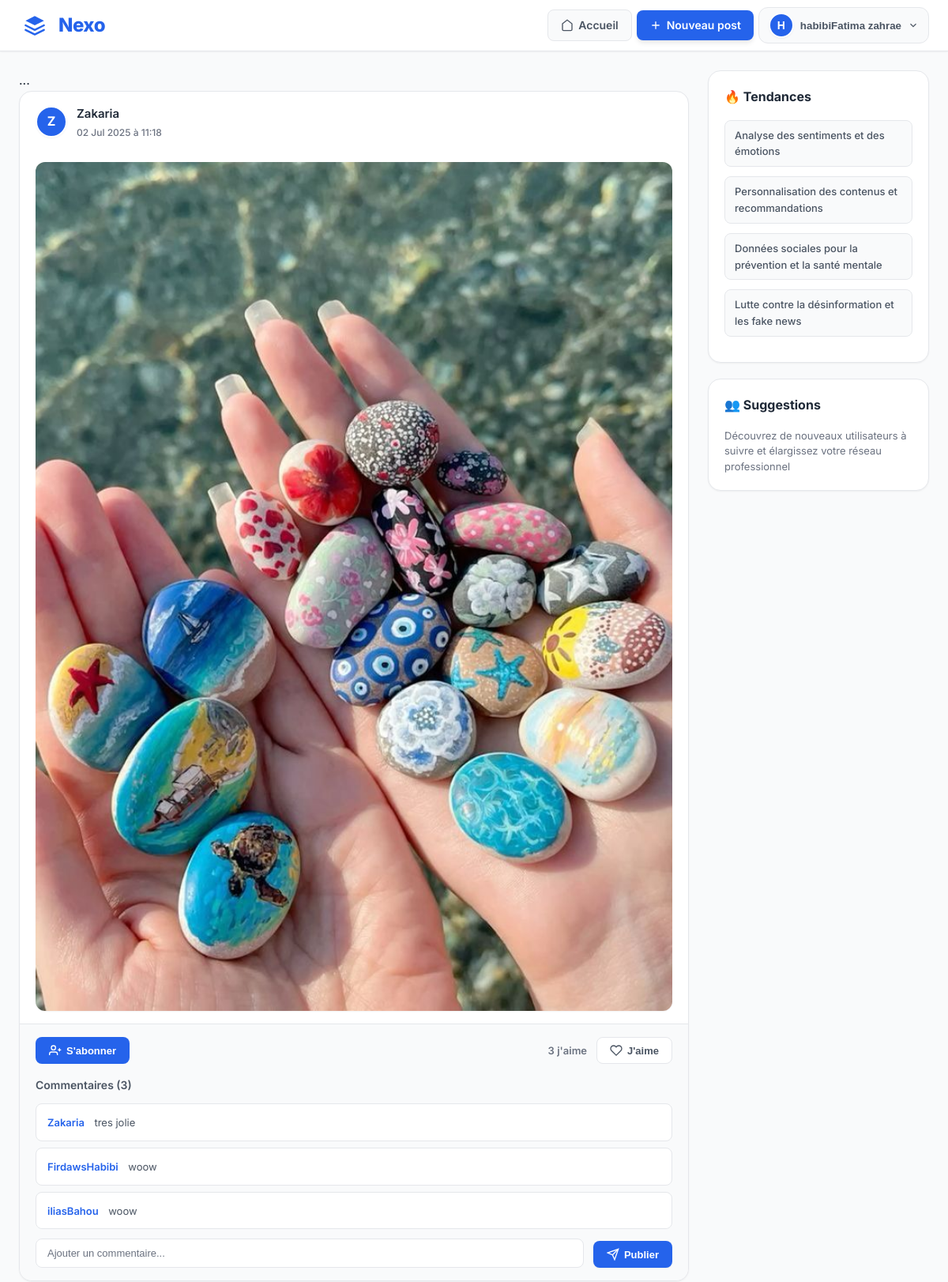
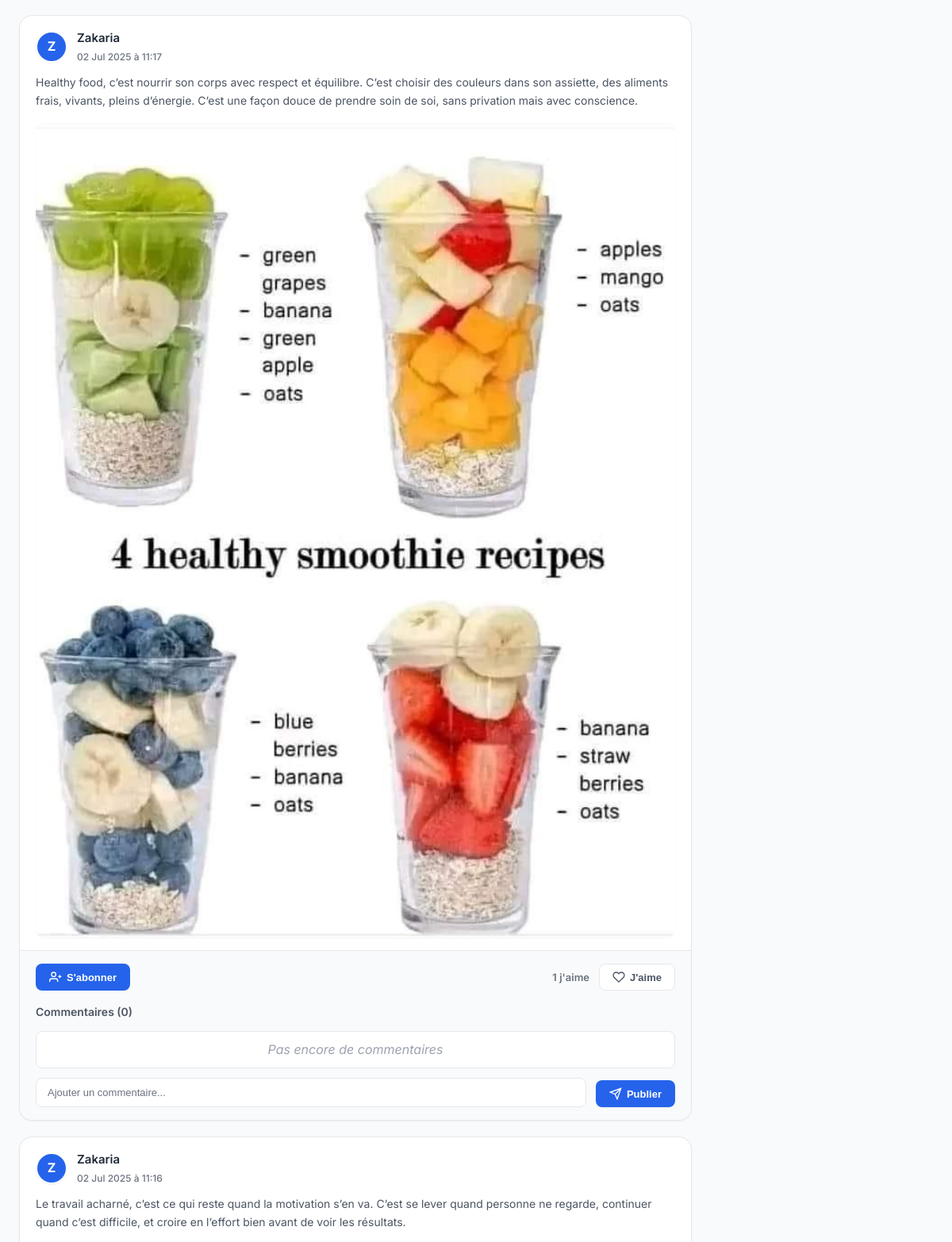
/ (signed in, upper part), run on the app's committed database (2 pictures, top to bottom).
### posts/models.py (models this page shows, shortened)
class Post(models.Model):
    author = models.ForeignKey(User, on_delete=models.CASCADE, related_name='posts')
    content = models.TextField()
    image = models.ImageField(upload_to='post_images/', blank=True, null=True)
    created_at = models.DateTimeField(auto_now_add=True)
    likes = models.ManyToManyField(User, related_name='liked_posts', blank=True)  # <-- ajouté ici

class Comment(models.Model):
    post = models.ForeignKey(Post, on_delete=models.CASCADE, related_name='comments')
    author = models.ForeignKey(User, on_delete=models.CASCADE)
    content = models.TextField()
    created_at = models.DateTimeField(auto_now_add=True)

### posts/views.py (the view)
# urls.py: 2. Add a URL to urlpatterns:  path('', views.home, name='home')
@login_required
def home(request):
    posts = Post.objects.all().order_by('-created_at')
    try:
        profile = UserProfile.objects.get(user=request.user)
    except UserProfile.DoesNotExist:
        profile = None
    context = {
        'posts': posts,
        'profile': profile,
    }
    return render(request, 'posts/home.html', context)

### users/templatetags/follow_tags.py (called while the page is built)
@register.filter
def is_following(user, target_user):
    return Follow.objects.filter(follower=user, following=target_user).exists()

### templates/posts/home.html (shortened to what this page needs)
<!DOCTYPE html>
<html lang="fr">
<head>
</head>
<body>
    {% load follow_tags %}
    <nav class="main-navbar">
        <div class="navbar-container">
            <a href="{% url 'home' %}" class="navbar-brand">
                <div class="logo-container">
                </div>
                <span class="brand-text">Nexo</span>
            </a>
            <div class="navbar-nav">
                <a href="{% url 'home' %}" class="nav-link">
                    <svg width="16" height="16" viewBox="0 0 24 24" fill="none" stroke="currentColor" stroke-width="2">
                        <path d="M3 9l9-7 9 7v11a2 2 0 0 1-2 2H5a2 2 0 0 1-2-2z"/>
                    </svg>
                    Accueil
                </a>
                <a href="{% url 'create_post' %}" class="nav-link primary">
                    <svg width="16" height="16" viewBox="0 0 24 24" fill="none" stroke="currentColor" stroke-width="2">
                        <path d="M12 5v14m-7-7h14"/>
                    </svg>
                    Nouveau post
                </a>
                <div class="profile-dropdown">
                    <button class="profile-trigger" onclick="toggleDropdown()">
                        <div class="profile-avatar">
                            {% if user.profile.profile_picture %}
                                <img src="{{ user.profile.profile_picture.url }}" alt="Avatar de {{ user.username }}">
                            {% else %}
                                {{ user.username|first|upper }}
                            {% endif %}
                        </div>
                        <span>{{ user.username|default:"Utilisateur" }}</span>
                        <svg width="14" height="14" viewBox="0 0 24 24" fill="none" stroke="currentColor" stroke-width="2">
                            <polyline points="6,9 12,15 18,9"></polyline>
                        </svg>
                    </button>
                </div>
            </div>
        </div>
    </nav>
    <div class="main-container">
        <main class="posts-feed">
           {% if profile %}
<div class="profile-section fade-in">
    <div class="welcome-message">
        <h3>Bienvenue, {{ user.username }} !</h3>
        <p>Découvrez les dernières tendances</p>
    </div>
    <div class="profile-header">
        <div class="profile-avatar-large">
            {% if profile.profile_picture %}
                <img src="{{ profile.profile_picture.url }}" alt="Avatar de {{ profile.user.username }}">
            {% else %}
                {{ user.username|first|upper }}
            {% endif %}
        </div>
        <div class="profile-info">
            <h2>
                {% if profile.user.get_full_name %}
                    {{ profile.user.get_full_name }}
                {% else %}
                    {{ user.username|default:"Utilisateur" }}
                {% endif %}
            </h2>
            <div class="profile-username">@{{ user.username }}</div>
            {% if profile.bio %}
                <div class="profile-bio">{{ profile.bio }}</div>
            {% endif %}
            <div class="profile-details">
                {% if profile.location %}
                    <div class="profile-detail-item">
                        <span>{{ profile.location }}</span>
                    </div>
                {% endif %}
                {% if profile.website %}
                    <div class="profile-detail-item">
                        <a href="{{ profile.website }}" target="_blank">{{ profile.website }}</a>
                    </div>
                {% endif %}
                {% if profile.gender %}
                    <div class="profile-detail-item">
                        <span>{{ profile.get_gender_display }}</span>
                    </div>
                {% endif %}
            </div>
            <div class="profile-stats">
                <div>
                    <span>{{ posts|length }}</span>
                    Posts
                </div>
                <div>
                    <span>1.2k</span>
                    Abonnés
                </div>
                <div>
                    <span>847</span>
                    Abonnements
                </div>
            </div>
        </div>
    </div>
</div>
{% else %}
...
{% endif %}
            {% for post in posts %}
            <article class="post-card fade-in">
                <div class="post-header">
                    <div class="post-avatar">
                        {% if post.author.profile.profile_picture %}
                            <img src="{{ post.author.profile.profile_picture.url }}" alt="Avatar de {{ post.author.username }}">
                        {% else %}
                            {{ post.author.username|first|upper }}
                        {% endif %}
                    </div>
                    <div class="post-meta">
                        <div class="post-author">{{ post.author.username }}</div>
                        <div class="post-date">{{ post.created_at|date:"d M Y à H:i" }}</div>
                    </div>
                </div>
                <div class="post-content">
                    {{ post.content }}
                </div>
                {% if post.image %}
                <img src="{{ post.image.url }}" alt="Image du post" class="post-image">
                {% endif %}
                <div class="post-actions">
                    <div class="post-interactions">
                        <div class="follow-section">
                            {% if user != post.author %}
                                {% if user|is_following:post.author %}
                                    <form action="{% url 'unfollow_user' post.author.id %}" method="post">
                                        {% csrf_token %}
                                        <button type="submit" class="btn unfollow-btn">
                                            <svg width="16" height="16" viewBox="0 0 24 24" fill="none" stroke="currentColor" stroke-width="2">
                                                <path d="M16 21v-2a4 4 0 0 0-4-4H5a4 4 0 0 0-4 4v2"></path>
                                                <circle cx="8.5" cy="7" r="4"></circle>
                                                <line x1="18" y1="8" x2="23" y2="13"></line>
                                                <line x1="23" y1="8" x2="18" y2="13"></line>
                                            </svg>
                                            Se désabonner
                                        </button>
                                    </form>
                                {% else %}
                                    <form action="{% url 'follow_user' post.author.id %}" method="post">
                                        <button type="submit" class="btn follow-btn">
                                            <svg width="16" height="16" viewBox="0 0 24 24" fill="none" stroke="currentColor" stroke-width="2">
                                                <path d="M16 21v-2a4 4 0 0 0-4-4H5a4 4 0 0 0-4 4v2"></path>
                                                <circle cx="8.5" cy="7" r="4"></circle>
                                                <line x1="20" y1="8" x2="20" y2="14"></line>
                                                <line x1="23" y1="11" x2="17" y2="11"></line>
                                            </svg>
                                            S'abonner
                                        </button>
                                    </form>
                                {% endif %}
                            {% endif %}
                        </div>
                        <div class="likes-section">
                            <div class="likes-count">{{ post.likes.count }} j'aime</div>
                            <div class="action-buttons">
                                <form action="{% url 'like_post' post.id %}" method="post">
                                    {% if user in post.likes.all %}
                                    <button type="submit" class="btn liked">
                                        <svg width="16" height="16" viewBox="0 0 24 24" fill="currentColor">
                                            <path d="M12 21.35l-1.45-1.32C5.4 15.36 2 12.28 2 8.5 2 5.42 4.42 3 7.5 3c1.74 0 3.41.81 4.5 2.09C13.09 3.81 14.76 3 16.5 3 19.58 3 22 5.42 22 8.5c0 3.78-3.4 6.86-8.55 11.54L12 21.35z"/>
                                        </svg>
                                        Aimé
                                    </button>
                                    {% else %}
                                    <button type="submit" class="btn">
                                        <svg width="16" height="16" viewBox="0 0 24 24" fill="none" stroke="currentColor" stroke-width="2">
                                            <path d="M20.84 4.61a5.5 5.5 0 0 0-7.78 0L12 5.67l-1.06-1.06a5.5 5.5 0 0 0-7.78 7.78l1.06 1.06L12 21.23l7.78-7.78 1.06-1.06a5.5 5.5 0 0 0 0-7.78z"/>
                                        </svg>
                                        J'aime
                                    </button>
                                    {% endif %}
                                </form>
                            </div>
                        </div>
                    </div>
                    <div class="comments-section">
                        <div class="comments-header">
                            Commentaires ({{ post.comments.count }})
                        </div>
                        <ul class="comments-list">
                            {% for comment in post.comments.all %}
                            <li class="comment-item">
                                <span class="comment-author">{{ comment.author.username }}</span>
                                <span class="comment-content">{{ comment.content }}</span>
                            </li>
                            {% empty %}
                            <li class="comment-item" style="text-align: center; color: #9ca3af; font-style: italic;">
                                Pas encore de commentaires
                            </li>
                            {% endfor %}
                        </ul>
                        <form action="{% url 'add_comment' post.id %}" method="post" class="comment-form">
                            <input type="text" name="content" placeholder="Ajouter un commentaire..." required class="comment-input">
                            <button type="submit" class="btn primary">
                                <svg width="16" height="16" viewBox="0 0 24 24" fill="none" stroke="currentColor" stroke-width="2">
                                    <line x1="22" y1="2" x2="11" y2="13"/>
                                    <polygon points="22,2 15,22 11,13 2,9 22,2"/>
                                </svg>
                                Publier
                            </button>
                        </form>
                    </div>
                </div>
            </article>
            {% endfor %}
        </main>
        <aside class="sidebar">
            <div class="widget">
                <h3 class="widget-title">🔥 Tendances</h3>
                <ul class="trending-topics">
                    <li class="trending-item">
                        <a href="#" class="trending-link">Analyse des sentiments et des émotions</a>
                    </li>
                    <li class="trending-item">
                        <a href="#" class="trending-link">Personnalisation des contenus et recommandations</a>
                    </li>
                    <li class="trending-item">
                        <a href="#" class="trending-link">Données sociales pour la prévention et la santé mentale</a>
                    </li>
                    <li class="trending-item">
                        <a href="#" class="trending-link">Lutte contre la désinformation et les fake news</a>
                    </li>
                </ul>
            </div>
            <div class="widget">
                <h3 class="widget-title">👥 Suggestions</h3>
                <p style="color: #6b7280; font-size: 13px; line-height: 1.5;">
                    Découvrez de nouveaux utilisateurs à suivre et élargissez votre réseau professionnel
                </p>
            </div>
        </aside>
    </div>
</body>
</html>

### data on the page
Post: author.username|first "Z", author.username "Zakaria", created_at "02 Jul 2025 à 11:18", image (picture), shows "S'abonner", likes.count "3", shows "J'aime", comments.count "3"
Comment: author.username "Zakaria", content "tres jolie"
Comment: author.username "FirdawsHabibi", content "woow"
Comment: author.username "iliasBahou", content "woow"
Post: author.username|first "Z", author.username "Zakaria", created_at "02 Jul 2025 à 11:17", content "Healthy food, c’est nourrir son corps avec respect et équilibre. C’est choisir des couleurs dans son assiette, des aliments frais, vivants, pleins d’énergie. C’est une façon douce de prendre soin de soi, sans privation mais avec conscience.", image (picture), shows "S'abonner", likes.count "1", shows "J'aime", comments.count "0"
Post: author.username|first "Z", author.username "Zakaria", created_at "02 Jul 2025 à 11:16", content "Le travail acharné, c’est ce qui reste quand la motivation s’en va. C’est se lever quand personne ne regarde, continuer quand c’est difficile, et croire en l’effort bien avant de voir les résultats."

### other printed values
{{ user.username|first|upper }} "H"
{{ user.username|default:"Utilisateur" }} "habibiFatima zahrae"
